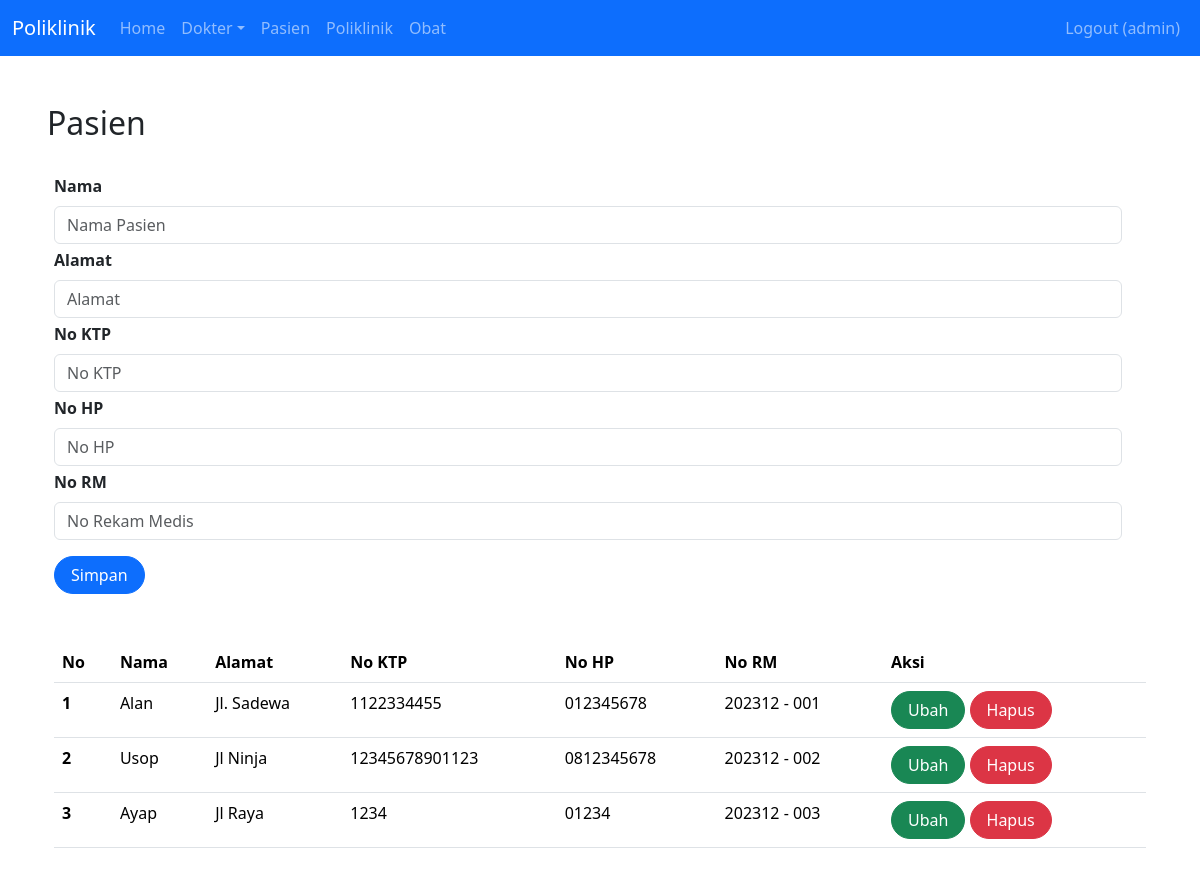
The app's page /index.php?page=pasien (signed in), older data.
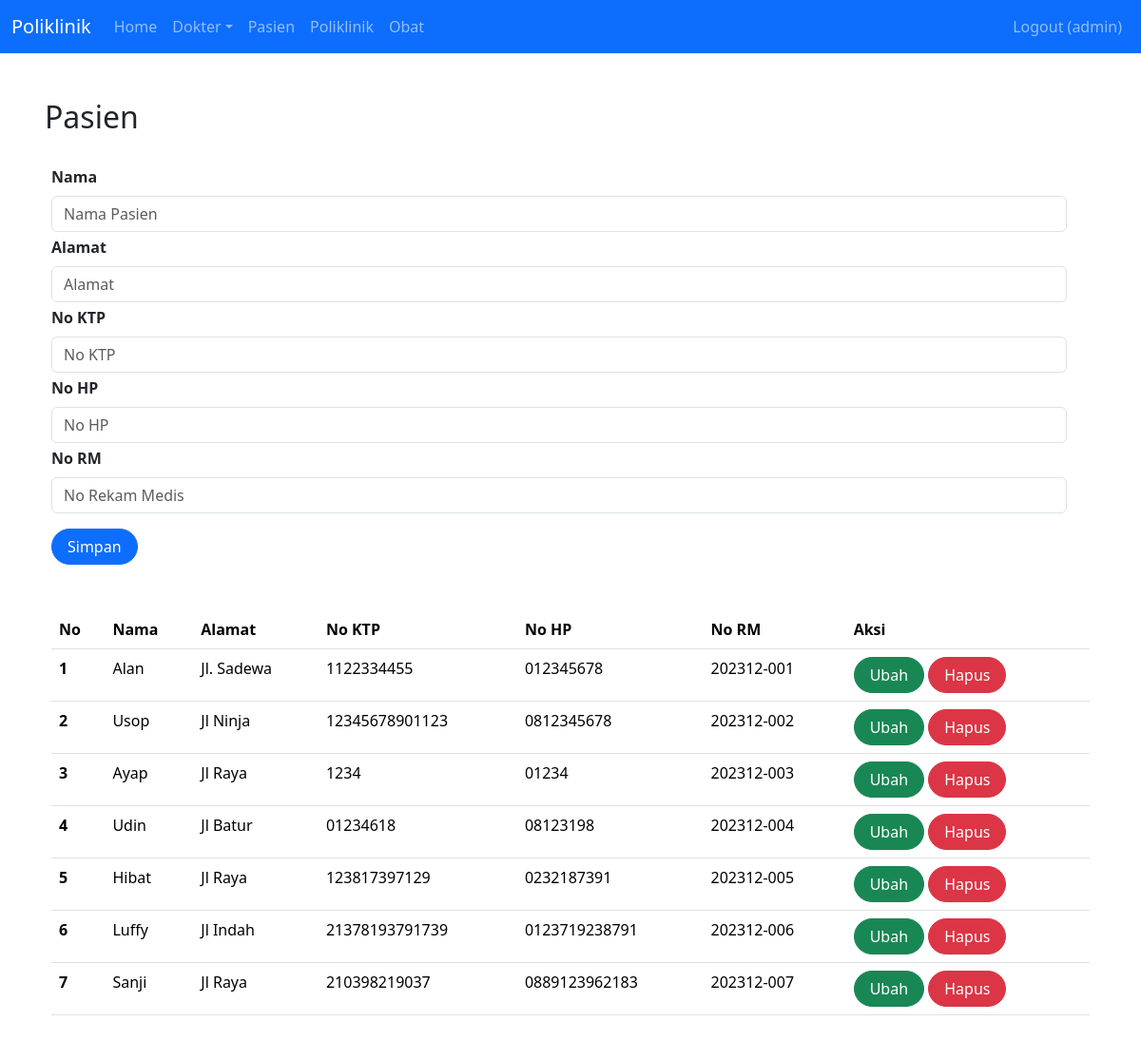
The same page, newer data.
### tables this page shows
CREATE TABLE `pasien` (
  `id` int(11) NOT NULL,
  `nama` varchar(255) NOT NULL,
  `alamat` varchar(255) NOT NULL,
  `no_ktp` varchar(255) NOT NULL,
  `no_hp` varchar(50) NOT NULL,
  `no_rm` varchar(25) NOT NULL
);

### pasien.php (the view, shortened to what this page needs)
<h2 class="row mt-5" style="margin-left: 5px">Pasien</h2>
<br>
<div class="container"  style="Margin-Bottom: 50px">
    <form class="form row" method="POST" action="" name="myForm" onsubmit="return(validate());">
        <?php
        $nama = '';
        $alamat = '';
        $no_ktp = '';
        $no_hp = '';
        $no_rm = '';
        ?>
        <div class="row">
            <label for="inputNama" class="form-label fw-bold">
                Nama
            </label>
            <div>
                <input type="text" class="form-control" name="nama" id="inputNama" placeholder="Nama Pasien" value="<?php echo $nama ?>">
            </div>
        </div>
        <div class="row mt-1">
            <label for="inputAlamat" class="form-label fw-bold">
                Alamat
            </label>
            <div>
                <input type="text" class="form-control" name="alamat" id="inputAlamat" placeholder="Alamat" value="<?php echo $alamat ?>">
            </div>
        </div>
        <div class="row mt-1">
            <label for="inputKTP" class="form-label fw-bold">
                No KTP
            </label>
            <div>
                <input type="text" class="form-control" name="no_ktp" id="inputKTP" placeholder="No KTP" value="<?php echo $no_ktp ?>">
            </div>
        </div>
        <div class="row mt-1">
            <label for="inputHP" class="form-label fw-bold">
                No HP
            </label>
            <div>
                <input type="text" class="form-control" name="no_hp" id="inputHP" placeholder="No HP" value="<?php echo $no_hp ?>">
            </div>
        </div>
        <div class="row mt-1">
            <label for="inputRM" class="form-label fw-bold">
                No RM
            </label>
            <div>
                <input type="text" class="form-control" name="no_rm" id="inputRM" placeholder="No Rekam Medis" value="<?php echo $no_rm ?>">
            </div>
        </div>
        <div class="row mt-3">
            <div class=col>
                <button type="submit" class="btn btn-primary rounded-pill px-3 mt-auto" name="simpan">Simpan</button>
            </div>
        </div>
    </form>
    <br>
    <br>
    <table class="table table-hover">
        <thead>
            <tr>
                <th scope="col">No</th>
                <th scope="col">Nama</th>
                <th scope="col">Alamat</th>
                <th scope="col">No KTP</th>
                <th scope="col">No HP</th>
                <th scope="col">No RM</th>
                <th scope="col">Aksi</th>
            </tr>
        </thead>
        <tbody>
            <?php
            $result = mysqli_query($mysqli, "SELECT * FROM pasien");
            $no = 1;
            while ($data = mysqli_fetch_array($result)) {
            ?>
                <tr>
                    <th scope="row"><?php echo $no++ ?></th>
                    <td><?php echo $data['nama'] ?></td>
                    <td><?php echo $data['alamat'] ?></td>
                    <td><?php echo $data['no_ktp'] ?></td>
                    <td><?php echo $data['no_hp'] ?></td>
                    <td><?php echo $data['no_rm'] ?></td>
                    <td>
                        <a class="btn btn-success rounded-pill px-3" href="index.php?page=pasien&id=<?php echo $data['id'] ?>">Ubah</a>
                        <a class="btn btn-danger rounded-pill px-3" href="index.php?page=pasien&id=<?php echo $data['id'] ?>&aksi=hapus">Hapus</a>
                    </td>
                </tr>
            <?php
            }
            ?>
        </tbody>
    </table>
</div>

Row changes from the older to the newer data that the page shows:
changed pasien "Alan": no_rm "202312 - 001" → "202312-001"
changed pasien "Usop": no_rm "202312 - 002" → "202312-002"
changed pasien "Ayap": no_rm "202312 - 003" → "202312-003"
added pasien: nama "Udin", alamat "Jl Batur", no_ktp "01234618", no_hp "08123198", no_rm "202312-004"
added pasien: nama "Hibat", alamat "Jl Raya", no_ktp "123817397129", no_hp "0232187391", no_rm "202312-005"
added pasien: nama "Luffy", alamat "Jl Indah", no_ktp "21378193791739", no_hp "0123719238791", no_rm "202312-006"
added pasien: nama "Sanji", alamat "Jl Raya", no_ktp "210398219037", no_hp "0889123962183", no_rm "202312-007"
